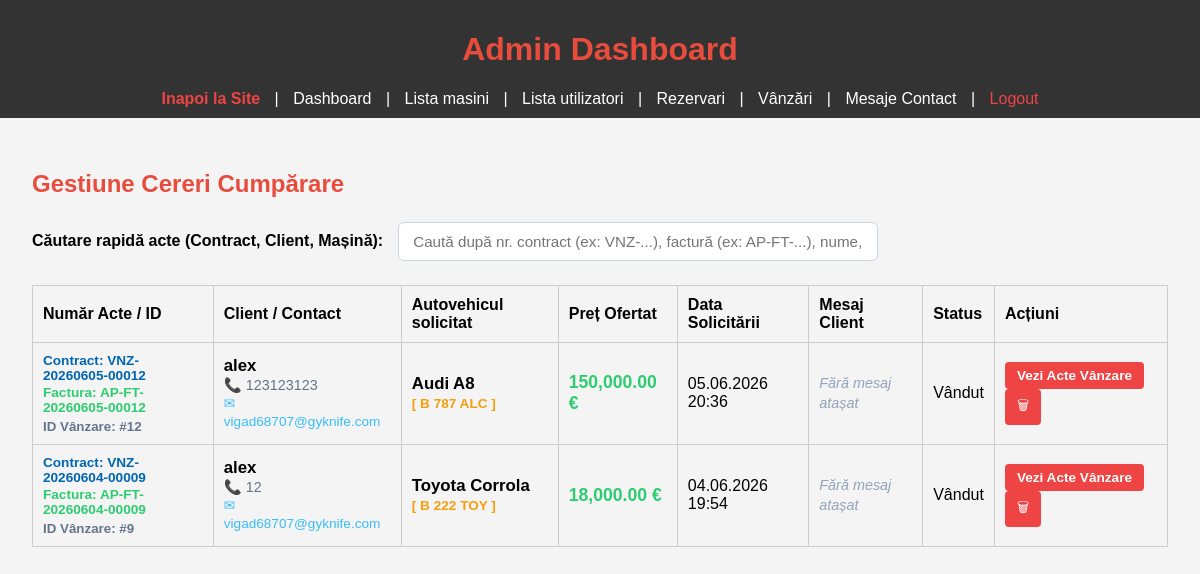
Page /admin/admin_sales.php (signed in) on the committed database.
### tables this page shows
CREATE TABLE `sales_invoices` (
  `id` int(11) NOT NULL,
  `sale_id` int(11) NOT NULL,
  `user_id` int(11) NOT NULL,
  `car_id` int(11) NOT NULL,
  `invoice_number` varchar(50) NOT NULL,
  `contract_number` varchar(50) NOT NULL,
  `pret_total` decimal(10,2) NOT NULL,
  `baza_impozabila` decimal(10,2) NOT NULL,
  `tva` decimal(10,2) NOT NULL,
  `generated_at` datetime DEFAULT CURRENT_TIMESTAMP
);

CREATE TABLE `sales` (
  `id` int(11) NOT NULL,
  `user_id` int(11) NOT NULL,
  `car_id` int(11) NOT NULL,
  `nume` varchar(100) NOT NULL,
  `telefon` varchar(20) NOT NULL,
  `email` varchar(100) NOT NULL,
  `mesaj` text,
  `sale_date` datetime DEFAULT NULL,
  `price` decimal(10,2) DEFAULT NULL,
  `status` varchar(20) DEFAULT 'finalizat'
);

CREATE TABLE `cars` (
  `id` int(11) NOT NULL,
  `marca` varchar(50) DEFAULT NULL,
  `model` varchar(50) DEFAULT NULL,
  `status` varchar(20) DEFAULT 'disponibil',
  `vizibil` tinyint(1) NOT NULL DEFAULT '1',
  `pret_vanzare` decimal(10,2) DEFAULT '0.00',
  `pret_inchiriere` decimal(10,2) DEFAULT '0.00',
  `vin` varchar(50) DEFAULT NULL,
  `kilometraj` int(11) DEFAULT '0',
  `an` int(11) DEFAULT '2000',
  `combustibil` varchar(20) DEFAULT NULL,
  `transmisie` varchar(20) DEFAULT NULL,
  `numar_inmatriculare` varchar(20) DEFAULT NULL,
  `motorizare` varchar(50) DEFAULT NULL,
  `detalii` text,
  `poza_principala` varchar(255) NOT NULL COMMENT 'Calea către imaginea principală a mașinii (ex: resurse/imagini/masini/...jpg)',
  `putere` varchar(50) DEFAULT NULL,
  `pret_promo` decimal(10,2) DEFAULT NULL
);

### admin/admin_sales.php (the view, shortened to what this page needs)
<?php
include '../db_connect.php';
$sql_sales = "
    SELECT s.id, s.nume, s.telefon, s.email, s.mesaj, s.price, s.sale_date, s.status,
           ca.marca, ca.model, ca.numar_inmatriculare,
           si.contract_number, si.invoice_number
    FROM sales s
    JOIN cars ca ON s.car_id = ca.id
    LEFT JOIN sales_invoices si ON s.id = si.sale_id
    ORDER BY s.sale_date DESC
";
$result_sales = $conn->query($sql_sales);
include 'admin_header.php';
?>
<main style="padding: 2rem;">
    <h2 style="color:#E74C3C; margin-bottom: 1.5rem;">Gestiune Cereri Cumpărare</h2>
	<div style="margin-bottom: 1.5rem; display: flex; align-items: center; gap: 15px;">
        <label style="font-weight: 600; white-space: nowrap; margin: 0;">Căutare rapidă acte (Contract, Client, Mașină):</label>
        <input type="text" id="salesSearchInput" onkeyup="filterSalesTable()" placeholder="Caută după nr. contract (ex: VNZ-...), factură (ex: AP-FT-...), nume, email sau mașină..." style="padding: 10px 14px; width: 100%; max-width: 450px; border-radius: 6px; border: 1px solid #cbd5e1; outline: none; font-size: 0.95rem; color: #000; margin: 0;">
    </div>
    <?php if ($result_sales && $result_sales->num_rows > 0): ?>
        <table class="rentals-table" style="width: 100%; border-collapse: collapse;">
            <thead>
                <tr>
                    <th>Număr Acte / ID</th>
                    <th>Client / Contact</th>
                    <th>Autovehicul solicitat</th>
                    <th>Preț Ofertat</th>
                    <th>Data Solicitării</th>
                    <th>Mesaj Client</th>
                    <th>Status</th>
                    <th>Acțiuni</th>
                </tr>
            </thead>
            <tbody>
                <?php while ($sale = $result_sales->fetch_assoc()): ?>
                    <tr class="sale-row">
                        <td class="searchable-sale">
                            <?php if (!empty($sale['contract_number'])): ?>
                                <span style="color: #0066b1; font-weight: bold; display: block; font-size: 0.85rem;">Contract: <?= htmlspecialchars($sale['contract_number']) ?></span>
                                <span style="color: #2ecc71; font-weight: bold; display: block; font-size: 0.85rem; margin-top: 2px;">Factura: <?= htmlspecialchars($sale['invoice_number']) ?></span>
                            <?php endif; ?>
                            <small style="color: #64748b; display: block; margin-top: 4px;"><strong>ID Vânzare: #<?= $sale['id'] ?></strong></small>
                        </td>
                        <td class="searchable-sale">
                            <span style="font-weight: 700; font-size: 1.05rem;"><?= htmlspecialchars($sale['nume']) ?></span><br>
                            <span style="color: #64748b; font-size: 0.9rem;">📞 <?= htmlspecialchars($sale['telefon']) ?></span><br>
                            <span style="color: #38bdf8; font-size: 0.85rem;">✉ <?= htmlspecialchars($sale['email']) ?></span>
                        </td>
                        <td class="searchable-sale">
                            <strong style="font-size: 1.05rem;"><?= htmlspecialchars($sale['marca'] . ' ' . $sale['model']) ?></strong><br>
                            <span style="color: #f59e0b; font-weight: 600; font-size: 0.85rem;">[ <?= htmlspecialchars($sale['numar_inmatriculare'] ?? 'Fără Nr.') ?> ]</span>
                        </td>
                        <td><span style="color: #2ecc71; font-size: 1.1rem; font-weight: 800;"><?= number_format($sale['price'], 2) ?> €</span></td>
                        <td><?= date('d.m.Y H:i', strtotime($sale['sale_date'])) ?></td>
                        <td style="max-width: 220px; font-size: 0.9rem; line-height: 1.4;">
                            <?= !empty($sale['mesaj']) ? nl2br(htmlspecialchars($sale['mesaj'])) : '<span style="color: #94a3b8; font-style: italic;">Fără mesaj atașat</span>' ?>
                        </td>
                        <td>
                            <span class="status-badge status <?= str_replace(' ', '_', strtolower($sale['status'])) ?>">
                                <?php
                                    if ($sale['status'] === 'pending') echo 'În așteptare';
                                    elseif ($sale['status'] === 'finalizat') echo 'Vândut';
                                    elseif ($sale['status'] === 'respins') echo 'Respins';
                                    else echo htmlspecialchars($sale['status']);
                                ?>
                            </span>
                        </td>
                        <td>
                            <?php if (strtolower($sale['status']) === 'pending'): ?>
                                <a href="admin_sales.php?action=approba&id=<?= $sale['id'] ?>"
                                   style="background:#2ecc71; color:#fff; padding:6px 12px; text-decoration:none; border-radius:4px; font-size:0.85rem; font-weight:600; display:inline-block; margin-right: 5px;"
                                   onclick="return confirm('Confirmi încasarea plății pentru <?= htmlspecialchars($sale['marca'] . ' ' . $sale['model']) ?>?')">
                                   Aprobă
                                </a>
                                <a href="admin_sales.php?action=respinge&id=<?= $sale['id'] ?>"
                                   style="background:#ef4444; color:#fff; padding:6px 12px; text-decoration:none; border-radius:4px; font-size:0.85rem; font-weight:600; display:inline-block; margin-right: 5px;"
                                   onclick="return confirm('Sigur dorești să respingi această cerere?')">
                                   Respinge
                                </a>
                            <?php elseif (strtolower($sale['status']) === 'finalizat'): ?>
                                <a href="../document-vanzare.php?sale_id=<?= $sale['id'] ?>"
                                   style="background:#ef4444; color:#fff; padding:6px 12px; text-decoration:none; border-radius:4px; font-size:0.85rem; font-weight:600; display:inline-block; margin-right: 5px;"
                                   target="_blank">
                                   Vezi Acte Vânzare
                                </a>
                            <?php else: ?>
                                <span style="opacity: 0.5; font-style: italic; margin-right: 5px;">Cerere Respinsă</span>
                            <?php endif; ?>
							<a class="delete-btn" href="admin_sales.php?action=sterge&id=<?= $sale['id'] ?>" onclick="return confirm('Sigur dorești să ștergi definitiv această înregistrare din baza de date?')" style="background: #ef4444; color: #fff; padding: 6px 12px; text-decoration: none; border-radius: 4px; font-size: 0.85rem; font-weight: normal; display: inline-block;">🗑</a>
                        </td>
                    </tr>
                <?php endwhile; ?>
            </tbody>
        </table>
    <?php else: ?>
        <p style="color: #94a3b8;">Nu s-a găsit nicio cerere de cumpărare înregistrată în sistem.</p>
    <?php endif; ?>
</main>
</body>
</html>

### resurse/css/admin.css (style rules this page uses)
body { font-family: Arial; background:#f4f4f4; margin:0; padding:0; }
h2 { color:red; }
main { padding:20px; }
table { width:100%; border-collapse:collapse; margin-top:20px; }
table th, table td { border:1px solid #ccc; padding:10px; text-align:left; }

### rows in the picture
sales_invoices: contract_number "VNZ-20260605-00012", invoice_number "AP-FT-20260605-00012", sale "12", sale.nume "alex", sale.telefon "123123123", sale.email "vigad68707@gyknife.com", car.model "Audi A8", car.numar_inmatriculare "B 787 ALC", sale.price "150,000.00", sale.sale_date "05.06.2026 20:36"
sales_invoices: contract_number "VNZ-20260604-00009", invoice_number "AP-FT-20260604-00009", sale "9", sale.nume "alex", sale.telefon "12", sale.email "vigad68707@gyknife.com", car.model "Toyota Corrola", car.numar_inmatriculare "B 222 TOY", sale.price "18,000.00", sale.sale_date "04.06.2026 19:54"
